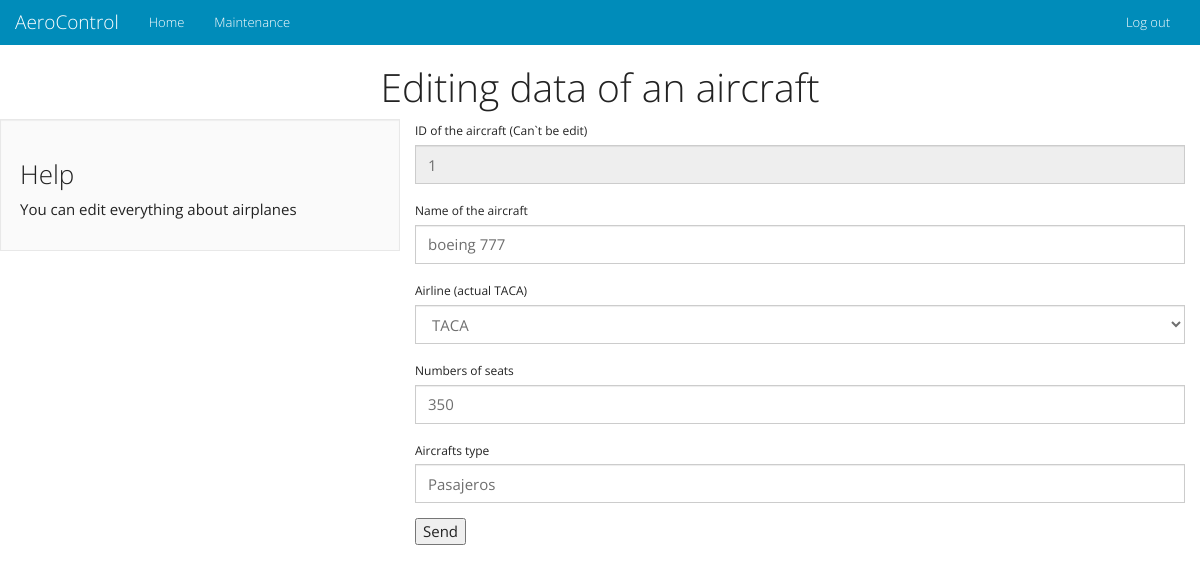
Screenshot of /en/admin/editaircraft.php?aircraft=1 with the database file from the repository.
### tables this page shows
CREATE TABLE IF NOT EXISTS `aircraft` (
  `id` int(11) NOT NULL AUTO_INCREMENT,
  `name` varchar(50) NOT NULL,
  `airline` int(11) NOT NULL,
  `seats` int(11) NOT NULL,
  `type` varchar(50) NOT NULL,
  PRIMARY KEY (`id`),
  KEY `airline` (`airline`)
);

CREATE TABLE IF NOT EXISTS `airlines` (
  `id` int(11) NOT NULL AUTO_INCREMENT,
  `name` varchar(100) NOT NULL,
  `description` varchar(300) NOT NULL,
  `logo` varchar(100) NOT NULL,
  PRIMARY KEY (`id`)
);

### en/admin/editaircraft.php (the view, shortened to what this page needs)
<!DOCTYPE html>
<html lang="en">
<head>
    <link href="../docs/css/bootstrap.css" rel="stylesheet">
    <link href="../docs/css/font-awesome.css" rel="stylesheet">
    <link href="../docs/css/ionicons.css" rel="stylesheet">
</head>
<body>
<div class="container-fluid">
    <div class="row">
    <?php include 'nav.php'; ?>
        <h1 class="text-center">Editing data of an aircraft</h1>
<?php
if(isset($_POST["id"]) AND isset($_POST["name"]) AND isset($_POST["airline"]) AND isset($_POST["seats"]) AND isset($_POST["type"]))
{
    $id = $_POST["id"];
    $name = $_POST["name"];
    $airline = $_POST["airline"];
	$seats = $_POST["seats"];
	$type = $_POST["type"];
    include "../docs/connect.php";
    $query = mysql_query("UPDATE aircraft SET name = '$name', airline = '$airline', seats = '$seats', type = '$type' WHERE id = $id");
    if($query)
    {
        echo "<p class='text-success text-center'><strong>The data of the aircraft &quot;".$name."&quot; were saved</strong></p>";
        echo "<p class='text-success text-center'><a href='aircrafts.php'>List of aircrafts</a></p>";
    }
    else
    {
        echo "<p class='text-danger text-center'><strong>Error: The data were not stored</strong></p>";
        echo "<p class='text-success text-center'><a href='aircrafts.php'>List of aircrafts</a></p>";
    }
}
else
{
    if(isset($_GET["aircraft"]))
    {
        include "../docs/connect.php";
        $idr = $_GET["aircraft"];
        $query = "SELECT aircraft.id, aircraft.name, aircraft.seats, aircraft.type, airlines.id AS airid, airlines.name AS airline FROM aircraft  INNER JOIN airlines ON aircraft.airline = airlines.id WHERE aircraft.id = '$idr'";
        $resultado = mysql_query($query, $link);
        $total = mysql_num_rows($resultado);
        if($total == 1)
        {
            while($row = mysql_fetch_array($resultado))
            {
?>
        <div class="col-md-4 well">
            <h3>Help</h3>
            <p>You can edit everything about airplanes</p>
        </div>
        <div class="col-md-8">
        <form method="post" action="editaircraft.php">
            <div class="form-group">
            <label for="idcity">ID of the aircraft (Can`t be edit)</label>
            <input type="text" class="form-control" id="id" name="id" value="<?=$row["id"]?>"  readonly>
            </div>
            <div class="form-group">
           <label for="name">Name of the aircraft</label>
			<input type="text" maxlength="50" class="form-control" id="name" name="name" value="<?=$row["name"]?>" placeholder="Name of the aircraft" required onkeypress="return validar(event)">
            </div>
            <div class="form-group">
           <label for="airline">Airline (actual <?= $row["airline"]?>)</label>
             <select class="form-control" name="airline" id="airline" required>
                <?php
                include "../docs/connect.php";
                 $query = "SELECT id, name FROM airlines ORDER BY id";
                $resultado = mysql_query($query, $link);
                $total = mysql_num_rows($resultado);
                if($total>0)
                {
                    while($rowx = mysql_fetch_array($resultado))
                    {
                        if($row['airid'] == $rowx['id'])
                        {
                        echo "<option value='".$rowx['id']."' selected='selected'>".$rowx['name']."</option>";
                        }
                        else
                        {
                            echo "<option value='".$rowx['id']."'>".$rowx['name']."</option>";
                        }
                    }
                }
                ?>
            </select>
            </div>
			<div class="form-group">
				<label for="seats">Numbers of seats</label>
				<input type="number"  min="1" step="1" class="form-control" id="seats" name="seats"  value="<?=$row["seats"]?>" placeholder="Numbers of seats" required onkeypress='return numeros(event)'>
            </div>
			<div class="form-group">
				<label for="type">Aircrafts type</label>
				<input type="text" maxlength="50" class="form-control" id="type" name="type"  value="<?=$row["type"]?>" placeholder="Aircrafts type" required onkeypress="return validar(event)">
            </div>
            <input type="submit" name="enviar" value="Send">
        </form>
        </div>
<?php
            }
        }
        else
        {
            echo "<p class='text-danger text-center'><strong>Error: el avion  no existe. <a href='aircrafts.php'>Lista de aviones</a></strong></p>";
        }
    }
    else
    {
        echo "<p class='text-danger text-center'><strong>Error: no hay id de avion. <a href='aircrafts.php'>Lista de aviones</a></strong></p>";
    }
}
?>
    </div>
</div>
</body>
</html>

### rows the page displays
aircraft: id "1", name "boeing 777", airline.name "TACA", seats "350", type "Pasajeros"

### other values shown
form field airline "TACA"
